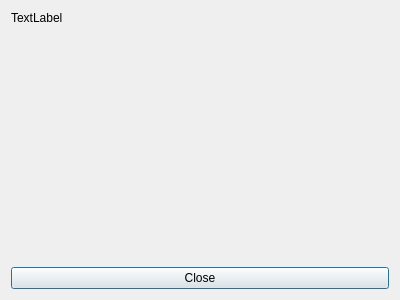
<?xml version="1.0" encoding="UTF-8"?>
<ui version="4.0">
 <class>ShowFileSystemInfoDialog</class>
 <widget class="QDialog" name="ShowFileSystemInfoDialog">
  <property name="geometry">
   <rect>
    <x>0</x>
    <y>0</y>
    <width>400</width>
    <height>300</height>
   </rect>
  </property>
  <property name="windowTitle">
   <string>Dialog</string>
  </property>
  <layout class="QVBoxLayout" name="verticalLayout">
   <item>
    <widget class="QLabel" name="filesystemInfoLabel">
     <property name="text">
      <string>TextLabel</string>
     </property>
     <property name="alignment">
      <set>Qt::AlignLeading|Qt::AlignLeft|Qt::AlignTop</set>
     </property>
     <property name="margin">
      <number>10</number>
     </property>
    </widget>
   </item>
   <item>
    <widget class="QPushButton" name="closeButton">
     <property name="text">
      <string>Close</string>
     </property>
    </widget>
   </item>
  </layout>
 </widget>
 <resources/>
 <connections/>
</ui>
